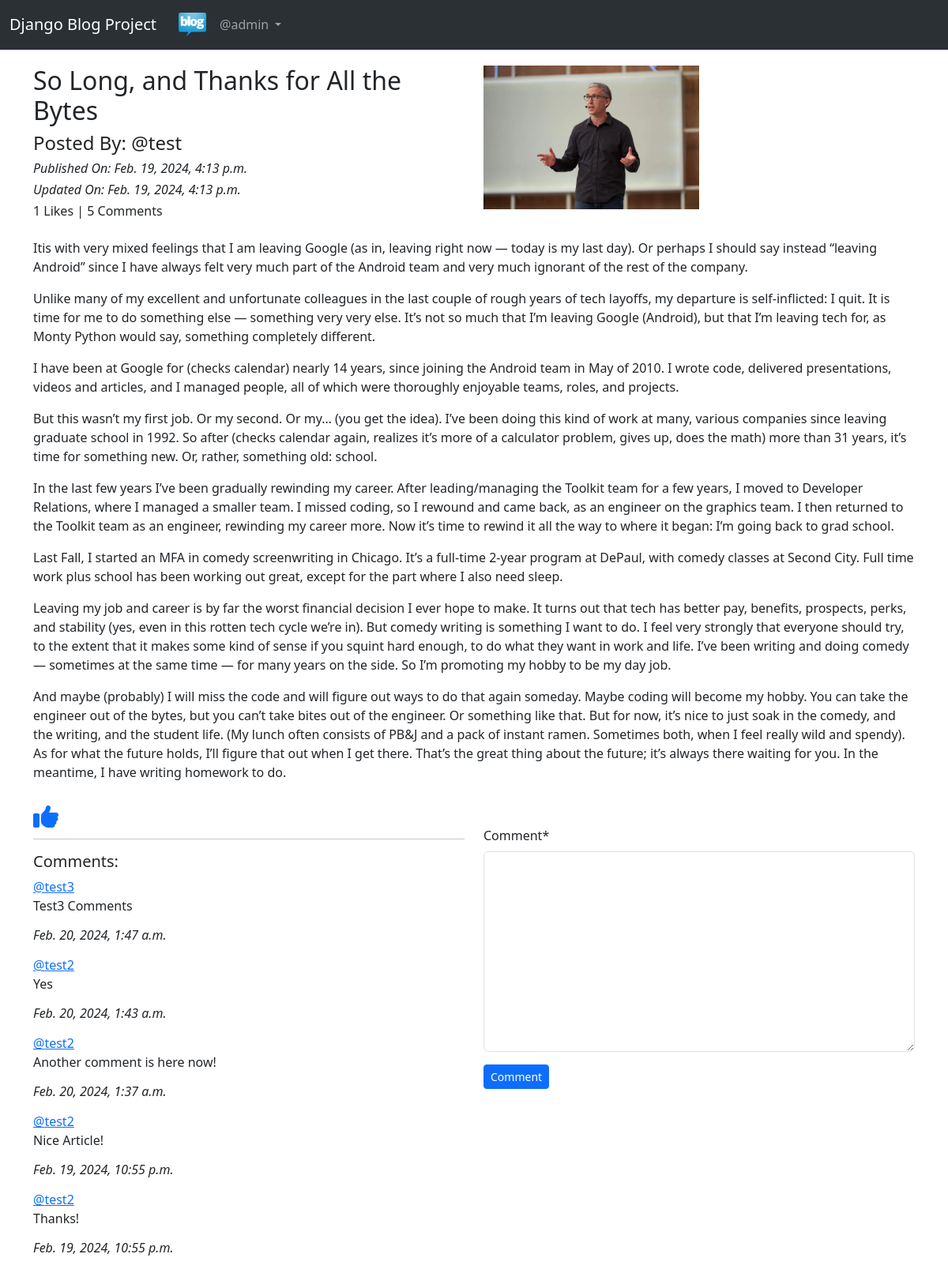
/blog/details/So-Long,-and-Thanks-for-All-the-Bytes-98142b3b-0908-4cc3-94b0-a46a5c1e7ad8/ (signed in), run on the app's committed database.
### app_blog/models.py (models this page shows, shortened)
class Blog(models.Model):
    author = models.ForeignKey(User, on_delete=models.CASCADE, related_name='post_author')
    blog_title = models.CharField(max_length=264, verbose_name='Put a Title')
    slug = models.SlugField(max_length=264, unique=True)
    blog_content = models.TextField(verbose_name="What is on your mind")
    blog_image = models.ImageField(upload_to='blog_images', verbose_name="Image")
    publish_date = models.DateTimeField(auto_now_add=True)
    update_date = models.DateTimeField(auto_now=True)
    class Meta:
        ordering = ('-publish_date',)

class Comment(models.Model):
    blog = models.ForeignKey(Blog, on_delete=models.CASCADE, related_name='blog_comment')
    user = models.ForeignKey(User, on_delete=models.CASCADE, related_name='user_comment')
    comment = models.TextField()
    comment_date = models.DateTimeField(auto_now_add=True)
    class Meta:
        ordering = ['-comment_date']        # both tuple and list is accepted as ordering

### app_blog/views.py (the view, shortened to what this page needs)
# urls.py: path('details/<slug>/', views.blog_details, name='blog_details'),
@login_required
def blog_details(request, slug):
    blog = Blog.objects.get(slug=slug)
    already_liked = Like.objects.filter(blog=blog, user=request.user)
    if already_liked:
        liked = True
    else:
        liked = False
    comment_form = CommentForm()
    return render(request, 'app_blog/blog_details.html', context={'blog':blog, 'comment_form':comment_form, 'liked':liked })

### app_blog/forms.py
class CommentForm(forms.ModelForm):
    class Meta:
        model = Comment
        fields = ('comment',)

### templates/app_blog/blog_details.html (shortened to what this page needs)
{% extends "base.html" %}
{% load crispy_forms_tags %}
{% block body_block %}
<div class="row">
    <div class="col-sm-6">
        <h2>{{ blog.blog_title }}</h2>
        <h4>Posted By: @{{ blog.author }}</h4>
        <i><h6>Published On: {{ blog.publish_date }}</h6></i>
        <i><h6>Updated On: {{ blog.update_date }}</h6></i>
        <h6>{{ blog.liked_blog.count }} Likes | {{ blog.blog_comment.count }} Comments</h6>
    </div>
    <div class="col-sm-6">
        <img src="/media/{{ blog.blog_image }}" width="50%">
    </div>
    <p>{{ blog.blog_content|linebreaks }}</p>
</div>
{% if not liked %}
<a href="{% url 'app_blog:liked_post' pk=blog.pk %}">
    <i class="fa-solid fa-thumbs-up fa-2xl"></i>
</a>
{% else %}
<a href="{% url 'app_blog:unliked_post' pk=blog.pk %}">
    <i class="fa-solid fa-thumbs-down fa-2xl"></i>
</a>
{% endif %}
<div class="row">
    <div class="col-sm-6">
        <hr>
        <h5>Comments: </h5>
        {% for comment in blog.blog_comment.all %}
        <p>
            <a href="#">@{{ comment.user }}</a>
            <br>
            {{ comment.comment }}
            <br>
            <h6><i>{{ comment.comment_date }}</i></h6>
        </p>
        {% endfor %}
    </div>
    <div class="col-sm-6">
        <form method="POST">
            {{ comment_form|crispy }}
            <button type="submit" class="btn btn-primary btn-sm">Comment</button>
        </form>
    </div>
</div>
{% endblock %}

### templates/base.html (shortened to what this page needs)
<!DOCTYPE html>
<html lang="en">
<head>
    <link href="https://cdn.jsdelivr.net/npm/bootstrap@5.3.1/dist/css/bootstrap.min.css" rel="stylesheet"
>
</head>
<body>
    <nav class="navbar navbar-expand-lg bg-body-tertiary" data-bs-theme="dark">
        <div class="container-fluid">
          <a class="navbar-brand" href="#">Django Blog Project</a>
          <div class="collapse navbar-collapse" id="navbarText">
            <ul class="navbar-nav me-auto mb-2 mb-lg-0">
              <li class="nav-item active">
                <a class="nav-link" aria-current="page" href="{% url 'index' %}"><img src="/media/logo-home.jpg" width="40px"></a>
              </li>
            {% if user.is_authenticated %}
              <div class="collapse navbar-collapse" id="navbarNavDarkDropdown">
                <ul class="navbar-nav">
                  <li class="nav-item dropdown">
                    <a class="nav-link dropdown-toggle" href="#" id="navbarDarkDropdownMenuLink" role="button" data-bs-toggle="dropdown" aria-expanded="false">
                      @{{ user.username}}
                    </a>
                  </li>
                </ul>
              </div>
            {% endif %}
            </ul>
          </div>
        </div>
    </nav>
<div class="container" style="padding-top: 20px">
  {% block body_block %}
  {% endblock %}
</div>
</body>
</html>

### data on the page
Blog: blog_title "So Long, and Thanks for All the Bytes", author "test", publish_date "Feb. 19, 2024, 4:13 p.m.", update_date "Feb. 19, 2024, 4:13 p.m.", liked_blog.count "1", blog_comment.count "5", blog_image (picture), blog_content "Itis with very mixed feelings that I am leaving Google (as in, leaving right now — today is my last day). Or perhaps I should say instead “leaving Android” since I have always felt very much part of the Android team and very much ignorant of the rest of the company. Unlike many of my excellent and unfortunate colleagues in the last couple of rough years of tech layoffs, my departure is self-inflicted: I quit. It is time for me to do something else — something very very else. It’s not so much that I’m leaving Google (Android), but that I’m leaving tech for, as Monty Python would say, something completely different. I have been at Google for (checks calendar) nearly 14 years, since joining…"
Comment: user "test3", comment "Test3 Comments", comment_date "Feb. 20, 2024, 1:47 a.m."
Comment: user "test2", comment "Yes", comment_date "Feb. 20, 2024, 1:43 a.m."
Comment: user "test2", comment "Another comment is here now!", comment_date "Feb. 20, 2024, 1:37 a.m."
Comment: user "test2", comment "Nice Article!", comment_date "Feb. 19, 2024, 10:55 p.m."
Comment: user "test2", comment "Thanks!", comment_date "Feb. 19, 2024, 10:55 p.m."

### other printed values
{{ user.username }} "admin"
